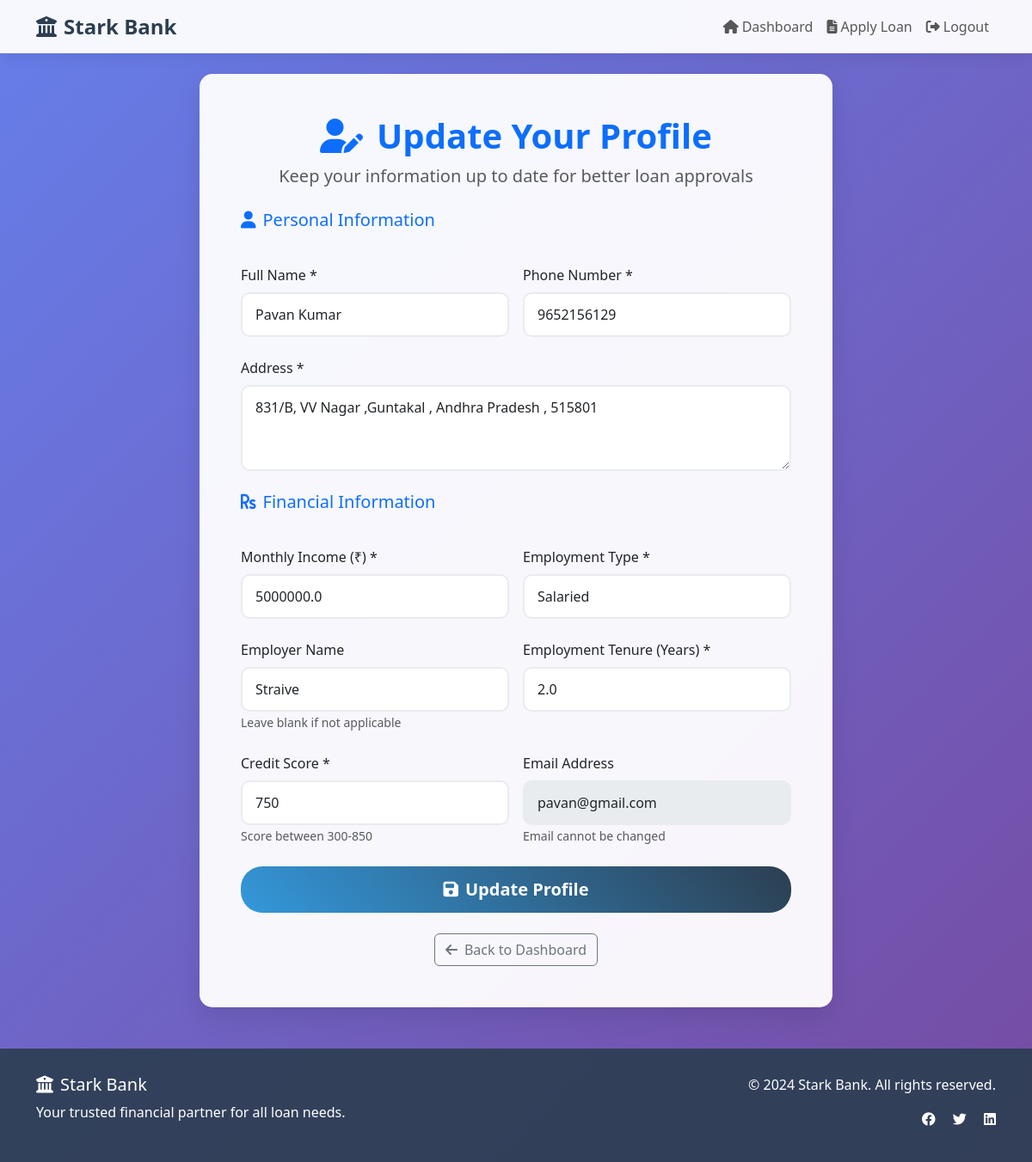
The app's page /update_profile (signed in) with its own data.
### models.py (models this page shows, shortened)
class User(db.Model):
    __tablename__ = 'users'
    id = db.Column(db.Integer, primary_key=True)
    full_name = db.Column(db.String(100), nullable=False)
    email = db.Column(db.String(120), unique=True, nullable=False)
    phone = db.Column(db.String(20), nullable=False)
    dob = db.Column(db.Date, nullable=False)
    address = db.Column(db.Text, nullable=False)
    monthly_income = db.Column(db.Float, nullable=False)
    other_monthly_income = db.Column(db.Float, default=0.0)
    employment_type = db.Column(db.String(50), nullable=False)  # salaried, self-employed, business, etc.
    employer_name = db.Column(db.String(100))
    employment_tenure_years = db.Column(db.Float, nullable=False)
    credit_score = db.Column(db.Integer, nullable=False)
    existing_emi = db.Column(db.Float, default=0.0)
    other_monthly_obligations = db.Column(db.Float, default=0.0)
    bank_id = db.Column(db.Integer, nullable=False)
    savings_balance = db.Column(db.Float, default=0.0)
    bank_account_age_months = db.Column(db.Integer, default=0)
    password_hash = db.Column(db.String(255), nullable=False)
    created_at = db.Column(db.DateTime, default=datetime.utcnow)
    updated_at = db.Column(db.DateTime, default=datetime.utcnow, onupdate=datetime.utcnow)
    applications = db.relationship('Application', backref='user', lazy=True)

### app.py (the view, shortened to what this page needs)
@app.route('/update_profile', methods=['GET', 'POST'])
@login_required
def update_profile():
    user = User.query.get(session['user_id'])
    bank = next((b for b in BANKS_DATA if b['id'] == session['bank_id']), None)
    return render_template('update_profile.html', user=user, bank=bank)

### app.py (called while the page is built)
def login_required(f):
    @wraps(f)
    def decorated_function(*args, **kwargs):
        if 'user_id' not in session:
            return redirect(url_for('role_selection'))
        return f(*args, **kwargs)
    return decorated_function

### templates/update_profile.html (shortened to what this page needs)
{% extends "base.html" %}
{% block content %}
<div class="row justify-content-center">
    <div class="col-lg-8">
        <div class="card fade-in">
            <div class="card-body p-5">
                <div class="text-center mb-4">
                    <h1 class="display-6 fw-bold text-primary">
                        <i class="fas fa-user-edit me-3"></i>Update Your Profile
                    </h1>
                    <p class="lead text-muted">Keep your information up to date for better loan approvals</p>
                </div>
                <form method="POST">
                    <div class="row mb-4">
                        <div class="col-12">
                            <h5 class="text-primary mb-3">
                                <i class="fas fa-user me-2"></i>Personal Information
                            </h5>
                        </div>
                    </div>
                    <div class="row g-3 mb-4">
                        <div class="col-md-6">
                            <label for="full_name" class="form-label">Full Name *</label>
                            <input type="text" class="form-control" id="full_name" name="full_name"
                                   value="{{ user.full_name }}" required>
                        </div>
                        <div class="col-md-6">
                            <label for="phone" class="form-label">Phone Number *</label>
                            <input type="tel" class="form-control" id="phone" name="phone"
                                   value="{{ user.phone }}" required>
                        </div>
                    </div>
                    <div class="mb-4">
                        <label for="address" class="form-label">Address *</label>
                        <textarea class="form-control" id="address" name="address" rows="3" required>{{ user.address }}</textarea>
                    </div>
                    <div class="row mb-4">
                        <div class="col-12">
                            <h5 class="text-primary mb-3">
                                <i class="fas fa-rupee-sign me-2"></i>Financial Information
                            </h5>
                        </div>
                    </div>
                    <div class="row g-3 mb-4">
                        <div class="col-md-6">
                            <label for="monthly_income" class="form-label">Monthly Income (₹) *</label>
                            <input type="number" class="form-control" id="monthly_income" name="monthly_income"
                                   min="0" step="1000" value="{{ user.monthly_income }}" required>
                        </div>
                        <div class="col-md-6">
                            <label for="employment_type" class="form-label">Employment Type *</label>
                            <select class="form-control" id="employment_type" name="employment_type" required>
                                <option value="salaried" {% if user.employment_type == 'salaried' %}selected{% endif %}>Salaried</option>
                            </select>
                        </div>
                    </div>
                    <div class="row g-3 mb-4">
                        <div class="col-md-6">
                            <label for="employer_name" class="form-label">Employer Name</label>
                            <input type="text" class="form-control" id="employer_name" name="employer_name"
                                   value="{{ user.employer_name }}">
                            <small class="text-muted">Leave blank if not applicable</small>
                        </div>
                        <div class="col-md-6">
                            <label for="employment_tenure" class="form-label">Employment Tenure (Years) *</label>
                            <input type="number" class="form-control" id="employment_tenure" name="employment_tenure"
                                   min="0" step="0.5" value="{{ user.employment_tenure_years }}" required>
                        </div>
                    </div>
                    <div class="row g-3 mb-4">
                        <div class="col-md-6">
                            <label for="credit_score" class="form-label">Credit Score *</label>
                            <input type="number" class="form-control" id="credit_score" name="credit_score"
                                   min="300" max="850" value="{{ user.credit_score }}" required>
                            <small class="text-muted">Score between 300-850</small>
                        </div>
                        <div class="col-md-6">
                            <label class="form-label">Email Address</label>
                            <input type="email" class="form-control" value="{{ user.email }}" disabled>
                            <small class="text-muted">Email cannot be changed</small>
                        </div>
                    </div>
                    <div class="d-grid mb-4">
                        <button type="submit" class="btn btn-primary btn-lg">
                            <i class="fas fa-save me-2"></i>Update Profile
                        </button>
                    </div>
                </form>
                <div class="text-center">
                    <a href="{{ url_for('main_dashboard') }}" class="btn btn-outline-secondary">
                        <i class="fas fa-arrow-left me-2"></i>Back to Dashboard
                    </a>
                </div>
            </div>
        </div>
    </div>
</div>
{% endblock %}

### templates/base.html (style rules this page uses)
:root { --primary-color: #2c3e50; --secondary-color: #3498db; --accent-color: #e74c3c; --success-color: #27ae60; --warning-color: #f39c12; --light-bg: #f8f9fa; --dark-text: #2c3e50; }
body { font-family: 'Segoe UI', Tahoma, Geneva, Verdana, sans-serif; background: linear-gradient(135deg, #667eea 0%, #764ba2 100%); min-height: 100vh; }
.card { border: none; border-radius: 15px; box-shadow: 0 10px 30px rgba(0,0,0,0.1); backdrop-filter: blur(10px); background: rgba(255, 255, 255, 0.95); }
.btn-primary { background: linear-gradient(45deg, var(--secondary-color), var(--primary-color)); border: none; border-radius: 25px; padding: 12px 30px; font-weight: 600; transition: all 0.3s ease; }
.form-control { border-radius: 10px; border: 2px solid #e9ecef; padding: 12px 15px; transition: all 0.3s ease; }
.fade-in { animation: fadeIn 0.5s ease-in; }

### records on screen
User: full_name "Pavan Kumar", phone "9652156129", address "831/B, VV Nagar ,Guntakal , Andhra Pradesh , 515801", monthly_income "5000000.0", employment_type "Salaried", employer_name "Straive", employment_tenure "2.0", credit_score "750", email "pavan@gmail.com"
